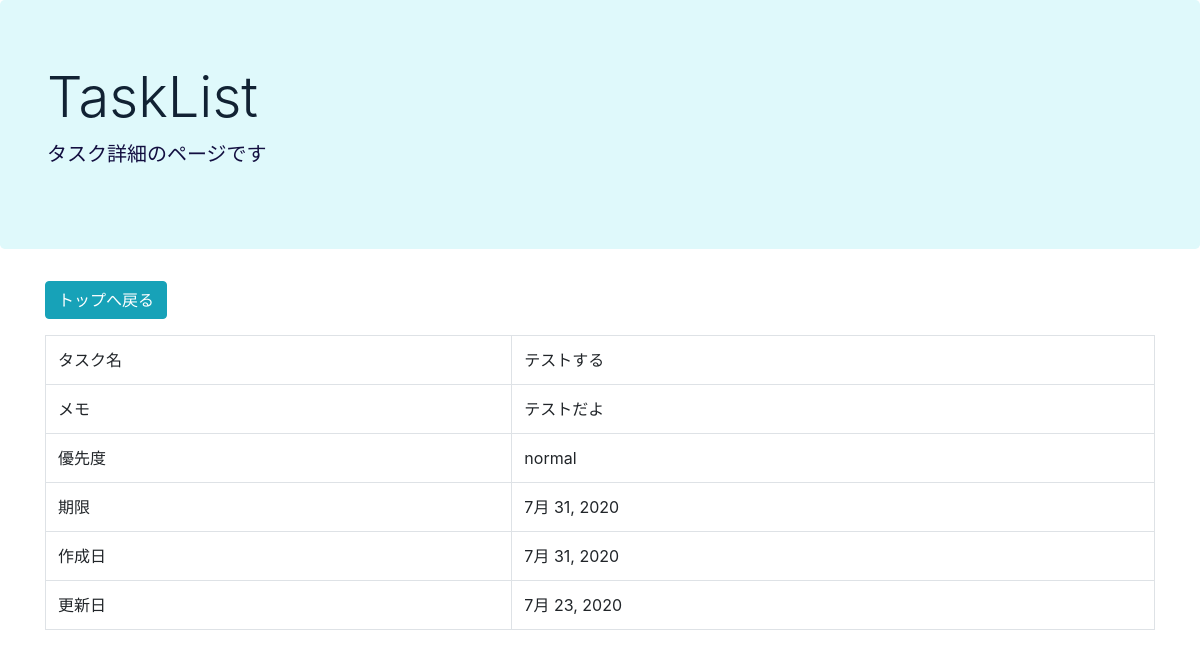
Screenshot of /detail/9 with the database file from the repository.
### taskapp/models.py (models this page shows, shortened)
class TodoModel(models.Model):
    title = models.CharField(verbose_name = 'タスク名', max_length=100)
    memo = models.TextField(verbose_name = 'メモ', blank=True)
    priority = models.CharField(
        verbose_name = '優先度',
        max_length = 50,
        choices = PRIORITY
    )
    duedate = models.DateField(verbose_name = '期限')
    created_at = models.DateField(auto_now_add=True)
    updated_at = models.DateField(auto_now=True)

### taskapp/views.py (the view)
# urls.py: path('detail/<int:pk>', TaskDetail.as_view(), name='detail'),
class TaskDetail(DetailView):
    template_name = 'detail.html'
    model = TodoModel

### templates/detail.html
{% extends 'base.html' %}
{% load static %}
{% block header %}
<p class="lead">タスク詳細のページです</p>
{% endblock header%}
{% block content %}
<div class="container">
<p>
    <a href="{% url 'top' %}" class="btn btn-info" tabindex="-1" role="button" aria-disabled="true">トップへ戻る</a>
</p>
<table class="table table-bordered">
    <tr>
        <td>タスク名</td>
        <td>{{ object.title }}</td>
    </tr>
    <tr>
        <td>メモ</td>
        <td>{{ object.memo }}</td>
    </tr>
    <tr>
        <td>優先度</td>
        <td>{{ object.get_priority_display }}</td>
    </tr>
    <tr>
        <td>期限</td>
        <td>{{ object.duedate }}</td>
    </tr>
    <tr>
        <td>作成日</td>
        <td>{{ object.created_at }}</td>
    </tr>
    <tr>
        <td>更新日</td>
        <td>{{ object.updated_at }}</td>
    </tr>
</table>
</div>
{% endblock content %}

### static/taskapp.css (style rules this page uses)
body { background-color: #FFFFFF; }
a { color: #112233; }
p.lead { color: #130f40; }

### rows the page displays
TodoModel: title "テストする", memo "テストだよ", priority "normal", duedate "7月 31, 2020", created_at "7月 31, 2020", updated_at "7月 23, 2020"
